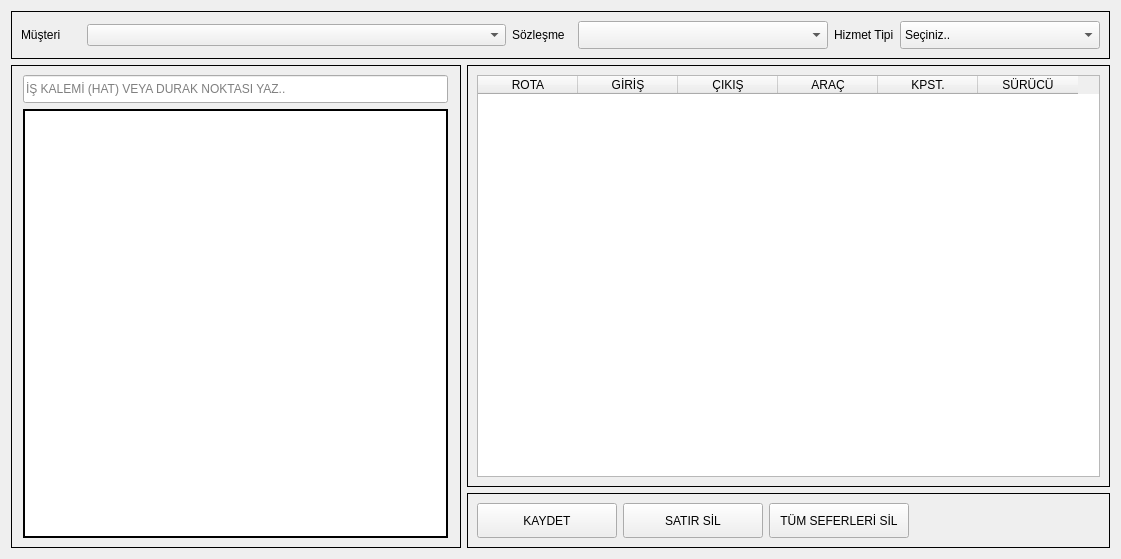
<?xml version="1.0" encoding="UTF-8"?>
<ui version="4.0">
 <class>main_form</class>
 <widget class="QWidget" name="main_form">
  <property name="geometry">
   <rect>
    <x>0</x>
    <y>0</y>
    <width>1121</width>
    <height>559</height>
   </rect>
  </property>
  <property name="windowTitle">
   <string>Form</string>
  </property>
  <layout class="QGridLayout" name="gridLayout_5">
   <item row="0" column="0" colspan="2">
    <widget class="QFrame" name="top_frame">
     <property name="sizePolicy">
      <sizepolicy hsizetype="Preferred" vsizetype="Fixed">
       <horstretch>0</horstretch>
       <verstretch>0</verstretch>
      </sizepolicy>
     </property>
     <property name="frameShape">
      <enum>QFrame::Shape::Box</enum>
     </property>
     <property name="frameShadow">
      <enum>QFrame::Shadow::Plain</enum>
     </property>
     <layout class="QGridLayout" name="gridLayout_4">
      <item row="0" column="0">
       <widget class="QLabel" name="lbl_musteri">
        <property name="minimumSize">
         <size>
          <width>60</width>
          <height>28</height>
         </size>
        </property>
        <property name="maximumSize">
         <size>
          <width>60</width>
          <height>28</height>
         </size>
        </property>
        <property name="text">
         <string>Müşteri</string>
        </property>
       </widget>
      </item>
      <item row="0" column="1">
       <widget class="QComboBox" name="cmb_musteri"/>
      </item>
      <item row="0" column="2">
       <widget class="QLabel" name="lbl_sozlesme">
        <property name="minimumSize">
         <size>
          <width>60</width>
          <height>28</height>
         </size>
        </property>
        <property name="maximumSize">
         <size>
          <width>60</width>
          <height>28</height>
         </size>
        </property>
        <property name="text">
         <string>Sözleşme</string>
        </property>
       </widget>
      </item>
      <item row="0" column="3">
       <widget class="QComboBox" name="cmb_sozlesme">
        <property name="sizePolicy">
         <sizepolicy hsizetype="Fixed" vsizetype="Fixed">
          <horstretch>0</horstretch>
          <verstretch>0</verstretch>
         </sizepolicy>
        </property>
        <property name="minimumSize">
         <size>
          <width>250</width>
          <height>28</height>
         </size>
        </property>
        <property name="maximumSize">
         <size>
          <width>250</width>
          <height>28</height>
         </size>
        </property>
       </widget>
      </item>
      <item row="0" column="4">
       <widget class="QLabel" name="lbl_service_type">
        <property name="minimumSize">
         <size>
          <width>60</width>
          <height>28</height>
         </size>
        </property>
        <property name="maximumSize">
         <size>
          <width>60</width>
          <height>28</height>
         </size>
        </property>
        <property name="text">
         <string>Hizmet Tipi</string>
        </property>
       </widget>
      </item>
      <item row="0" column="5">
       <widget class="QComboBox" name="cmb_service_type">
        <property name="sizePolicy">
         <sizepolicy hsizetype="Fixed" vsizetype="Fixed">
          <horstretch>0</horstretch>
          <verstretch>0</verstretch>
         </sizepolicy>
        </property>
        <property name="minimumSize">
         <size>
          <width>200</width>
          <height>28</height>
         </size>
        </property>
        <property name="maximumSize">
         <size>
          <width>200</width>
          <height>28</height>
         </size>
        </property>
        <item>
         <property name="text">
          <string>Seçiniz..</string>
         </property>
        </item>
        <item>
         <property name="text">
          <string>ÖĞRENCİ TAŞIMA</string>
         </property>
        </item>
        <item>
         <property name="text">
          <string>PERSONEL TAŞIMA</string>
         </property>
        </item>
        <item>
         <property name="text">
          <string>ARAÇ KİRALAMA</string>
         </property>
        </item>
        <item>
         <property name="text">
          <string>DİĞER</string>
         </property>
        </item>
       </widget>
      </item>
     </layout>
    </widget>
   </item>
   <item row="1" column="0" rowspan="2">
    <widget class="QFrame" name="middle_s_frame">
     <property name="sizePolicy">
      <sizepolicy hsizetype="Fixed" vsizetype="Expanding">
       <horstretch>0</horstretch>
       <verstretch>0</verstretch>
      </sizepolicy>
     </property>
     <property name="minimumSize">
      <size>
       <width>450</width>
       <height>0</height>
      </size>
     </property>
     <property name="maximumSize">
      <size>
       <width>450</width>
       <height>16777215</height>
      </size>
     </property>
     <property name="frameShape">
      <enum>QFrame::Shape::Box</enum>
     </property>
     <property name="frameShadow">
      <enum>QFrame::Shadow::Plain</enum>
     </property>
     <layout class="QGridLayout" name="gridLayout">
      <item row="0" column="0">
       <widget class="QLineEdit" name="txt_kalem_sec">
        <property name="sizePolicy">
         <sizepolicy hsizetype="Fixed" vsizetype="Fixed">
          <horstretch>0</horstretch>
          <verstretch>0</verstretch>
         </sizepolicy>
        </property>
        <property name="minimumSize">
         <size>
          <width>425</width>
          <height>28</height>
         </size>
        </property>
        <property name="maximumSize">
         <size>
          <width>425</width>
          <height>28</height>
         </size>
        </property>
        <property name="text">
         <string/>
        </property>
        <property name="placeholderText">
         <string>İŞ KALEMİ (HAT) VEYA DURAK NOKTASI YAZ..</string>
        </property>
       </widget>
      </item>
      <item row="1" column="0">
       <widget class="QListView" name="list_kalemler">
        <property name="sizePolicy">
         <sizepolicy hsizetype="Fixed" vsizetype="Expanding">
          <horstretch>0</horstretch>
          <verstretch>0</verstretch>
         </sizepolicy>
        </property>
        <property name="minimumSize">
         <size>
          <width>425</width>
          <height>0</height>
         </size>
        </property>
        <property name="maximumSize">
         <size>
          <width>425</width>
          <height>16777215</height>
         </size>
        </property>
        <property name="autoFillBackground">
         <bool>false</bool>
        </property>
        <property name="frameShape">
         <enum>QFrame::Shape::Box</enum>
        </property>
        <property name="frameShadow">
         <enum>QFrame::Shadow::Plain</enum>
        </property>
        <property name="lineWidth">
         <number>2</number>
        </property>
        <property name="movement">
         <enum>QListView::Movement::Static</enum>
        </property>
        <property name="layoutMode">
         <enum>QListView::LayoutMode::Batched</enum>
        </property>
       </widget>
      </item>
     </layout>
    </widget>
   </item>
   <item row="1" column="1">
    <widget class="QFrame" name="middle_n_frame">
     <property name="frameShape">
      <enum>QFrame::Shape::Box</enum>
     </property>
     <property name="frameShadow">
      <enum>QFrame::Shadow::Plain</enum>
     </property>
     <layout class="QGridLayout" name="gridLayout_2">
      <item row="0" column="0">
       <widget class="QTableWidget" name="table_sefer">
        <column>
         <property name="text">
          <string>ROTA</string>
         </property>
        </column>
        <column>
         <property name="text">
          <string>GİRİŞ</string>
         </property>
        </column>
        <column>
         <property name="text">
          <string>ÇIKIŞ</string>
         </property>
        </column>
        <column>
         <property name="text">
          <string>ARAÇ</string>
         </property>
        </column>
        <column>
         <property name="text">
          <string>KPST.</string>
         </property>
        </column>
        <column>
         <property name="text">
          <string>SÜRÜCÜ</string>
         </property>
        </column>
       </widget>
      </item>
     </layout>
    </widget>
   </item>
   <item row="2" column="1">
    <widget class="QFrame" name="bottom_frame">
     <property name="sizePolicy">
      <sizepolicy hsizetype="Preferred" vsizetype="Fixed">
       <horstretch>0</horstretch>
       <verstretch>0</verstretch>
      </sizepolicy>
     </property>
     <property name="minimumSize">
      <size>
       <width>140</width>
       <height>35</height>
      </size>
     </property>
     <property name="frameShape">
      <enum>QFrame::Shape::Box</enum>
     </property>
     <property name="frameShadow">
      <enum>QFrame::Shadow::Plain</enum>
     </property>
     <layout class="QGridLayout" name="gridLayout_3">
      <item row="0" column="0">
       <widget class="QPushButton" name="btn_kaydet">
        <property name="minimumSize">
         <size>
          <width>140</width>
          <height>35</height>
         </size>
        </property>
        <property name="maximumSize">
         <size>
          <width>140</width>
          <height>35</height>
         </size>
        </property>
        <property name="text">
         <string>KAYDET</string>
        </property>
       </widget>
      </item>
      <item row="0" column="1">
       <widget class="QPushButton" name="btn_satir_sil">
        <property name="minimumSize">
         <size>
          <width>140</width>
          <height>35</height>
         </size>
        </property>
        <property name="maximumSize">
         <size>
          <width>140</width>
          <height>35</height>
         </size>
        </property>
        <property name="text">
         <string>SATIR SİL</string>
        </property>
       </widget>
      </item>
      <item row="0" column="2">
       <widget class="QPushButton" name="btn_delete_all">
        <property name="minimumSize">
         <size>
          <width>140</width>
          <height>35</height>
         </size>
        </property>
        <property name="maximumSize">
         <size>
          <width>140</width>
          <height>35</height>
         </size>
        </property>
        <property name="text">
         <string>TÜM SEFERLERİ SİL</string>
        </property>
       </widget>
      </item>
      <item row="0" column="3">
       <spacer name="horizontalSpacer">
        <property name="orientation">
         <enum>Qt::Orientation::Horizontal</enum>
        </property>
        <property name="sizeHint" stdset="0">
         <size>
          <width>186</width>
          <height>20</height>
         </size>
        </property>
       </spacer>
      </item>
     </layout>
    </widget>
   </item>
  </layout>
 </widget>
 <resources/>
 <connections/>
</ui>
